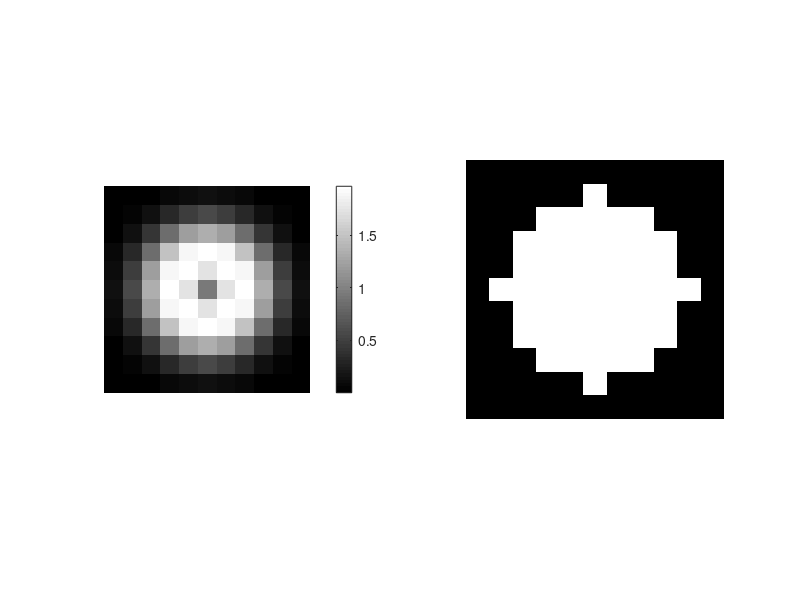
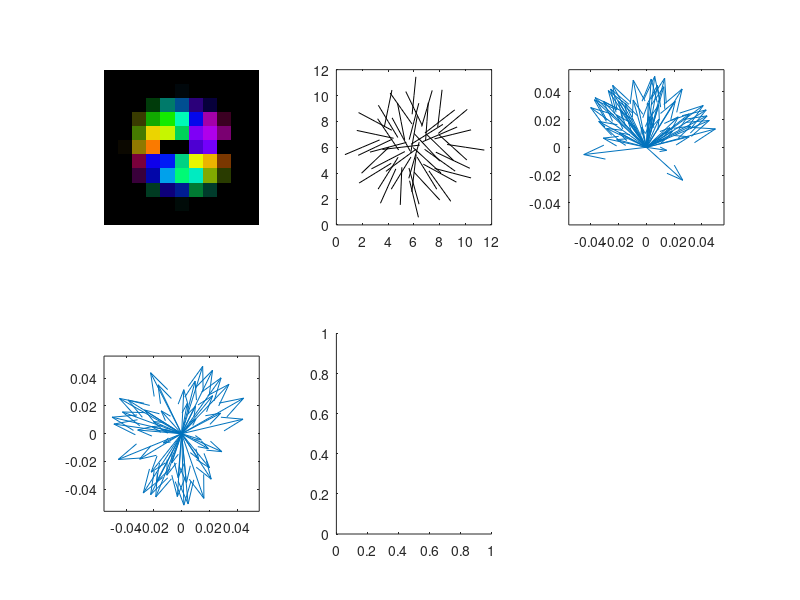

The MATLAB source for these figures, in order: (Note: this script raises an error after producing the figures.)
clear;close all;clc
rng(2)
%% Create image and mask
[xPix,yPix]=meshgrid(1:11);
rPix=sqrt((xPix-6).^2+(yPix-6).^2);
I=exp(-((rPix-1.75)/2).^2)*2;
Mask=I>.5;
figure
subplot(1,2,1)
imshow(I,[])
colorbar
subplot(1,2,2)
imshow(Mask)

%% Create orientation layer for isotropic
Frac=[0 0 .4 1];
Len=[1.75 1.75 .7 .5];
for j=1:4
    figure
    Az=atan((yPix-6)./(xPix-6))+randn(11,11)*.2;
    Az(Az<0)=Az(Az<0)+pi;
    
    for i=1:numel(Az)
        AzDist=Az(i)-deg2rad(35);
        Az(i)=Az(i)-AzDist*Frac(j)+randn(1)*.25/j;
    end
    % subplot(3,4,3)
    % imshow(Az,[])

    cmap=hsv(64);
    AzRef=linspace(0,pi,64)';
        IavgMin=.5;
        ImaxAdj=2;
        Brightness=(I-IavgMin)/(ImaxAdj-IavgMin)*255;
        Brightness(Brightness>255)=255;
        Brightness(Brightness<0)=0;


    RGB=zeros(11,11,3);
        RGB(:,:,1)=reshape(interp1(AzRef,cmap(:,1),...
            Az(:)).*Brightness(:),11,11);
        RGB(:,:,2)=reshape(interp1(AzRef,cmap(:,2),...
            Az(:)).*Brightness(:),11,11);
        RGB(:,:,3)=reshape(interp1(AzRef,cmap(:,3),...
            Az(:)).*Brightness(:),11,11);

    subplot(2,3,1)
    imshow(RGB/255,[])
    Ind=find(Mask);
    Inorm=I(Ind)/sum(I(Ind));
    xComp=cos(Az(Ind)).*Inorm*2;
    yComp=sin(Az(Ind)).*Inorm*2;

    subplot(2,3,3)
    quiver(zeros(size(xComp)),zeros(size(xComp)),xComp,yComp)
    axis square
    axis([-1 1 -1 1]*.028*2)


    xCompDbl=cos(Az(Ind)*2).*Inorm*2;
    yCompDbl=sin(Az(Ind)*2).*Inorm*2;
    
    subplot(2,3,4)
    quiver(zeros(size(xComp)),zeros(size(xComp)),xCompDbl,yCompDbl)
    axis square
    axis([-1 1 -1 1]*.028*2)

    subplot(2,3,2)
    quiver(xPix(Ind),yPix(Ind),cos(Az(Ind))/2,sin(Az(Ind))/2,'k','ShowArrowhead','off')
    hold on
    quiver(xPix(Ind),yPix(Ind),-cos(Az(Ind))/2,-sin(Az(Ind))/2,'k','ShowArrowhead','off')
    axis equal
    axis square

    subplot(2,3,5)
    FullLen=[sum(xCompDbl,'omitnan') sum(yCompDbl,'omitnan')];
    Orientation=atan(FullLen(2)/FullLen(1));
    FullLength(j)=sqrt(sum(FullLen.^2));
    if Orientation<0;Orientation=Orientation+pi;end
    Orientation=Orientation/2;
%     quiver(0,0,FullLen(1)/2,FullLen(2)/2,'k','LineWidth',1)
%     hold on
    quiver(cumsum([0;xCompDbl(1:(end-1))]),cumsum([0;yCompDbl(1:(end-1))]),xCompDbl,yCompDbl,'AutoScaleFactor',Len(j),'ShowArrowHead','off')
    axis equal
    
    
    subplot(2,3,6)
    quiver(xPix(Ind),yPix(Ind),cos(Az(Ind))/2,sin(Az(Ind))/2,'k','ShowArrowhead','off')
    hold on
    quiver(xPix(Ind),yPix(Ind),-cos(Az(Ind))/2,-sin(Az(Ind))/2,'k','ShowArrowhead','off')
    quiver([6 6],[6 6],[1 -1]*cos(Orientation)*FullLength(j)*5,[1 -1]*sin(Orientation)*FullLength(j)*5)
    axis equal
    axis square
end
